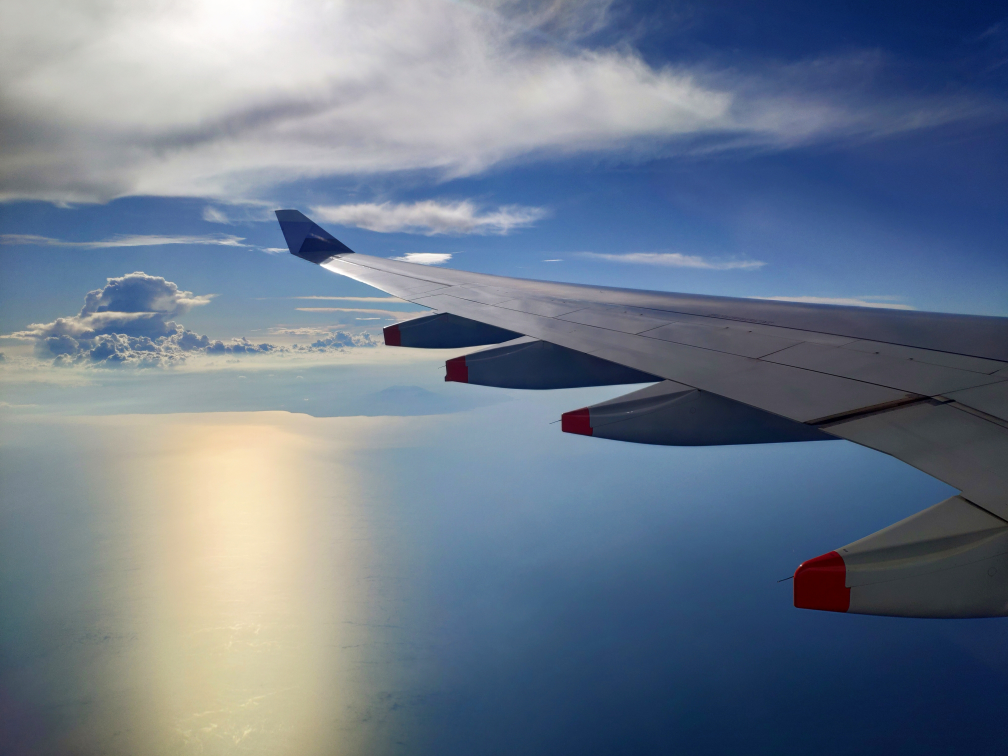
#> input picture img/fly.jpg, 4032 x 3024 px (shown at 1/4 size)
$ python -i ImgFunction.py   (imports and definitions only)
#> lines starting #> are read from the running program, lines starting #| are printed output that depends on the picture; after the words box and inside, x2 and y2 are one past the last pixel; in counts of white or black regions, pixels touching at a corner belong together
#> further down, picture is the input picture: shape (3024, 4032, 3); mean B, G, R 139.9, 122.4, 108.9
import cv2
import numpy as np
import math

'''
img:    input image
coordinate: (y,x)
            (0,0)---------(0,x)
              l             l
              l             l
              l             l
            (y,0)---------(y,x)
'''
# [6 lines left out: function crop_img, not called in this run]


'''
img:    input image
angle:  rotate angle, + for anti-clockwise, - for clockwise
'''
# [11 lines left out: function rotate_img, not called in this run]

'''
img:    input image
scale:  scale factor 1~100
'''
# [11 lines left out: function resize_img, not called in this run]

'''
img:    input image
scale:  scale factor 0.01~100
'''
# [16 lines left out: function modify_intensity, not called in this run]


'''
scale:  -scale percent ~ +scale persent
'''
# [18 lines left out: function modify_lightness, not called in this run]


'''
scale:  -scale percent ~ +scale persent
'''
# [19 lines left out: function modify_saturation, not called in this run]

'''
B, G ,R:    -255 ~ +255
'''
# [80 lines left out: functions modify_color_temperature, gaussian_noise, not called in this run]


'''
contrast    : -255~255
'''
# [23 lines left out: function modify_contrast, not called in this run]


def reduce_highlights(img, alpha = 0.2, beta = 0.4):

#> called with alpha = 0.2, beta = 0.4
    alpha = float(np.clip(alpha, 0 , 2))
    beta = float(np.clip(beta, 0 , 2))

    img_gray = cv2.cvtColor(img, cv2.COLOR_BGR2GRAY)  # 先轉成灰階處理
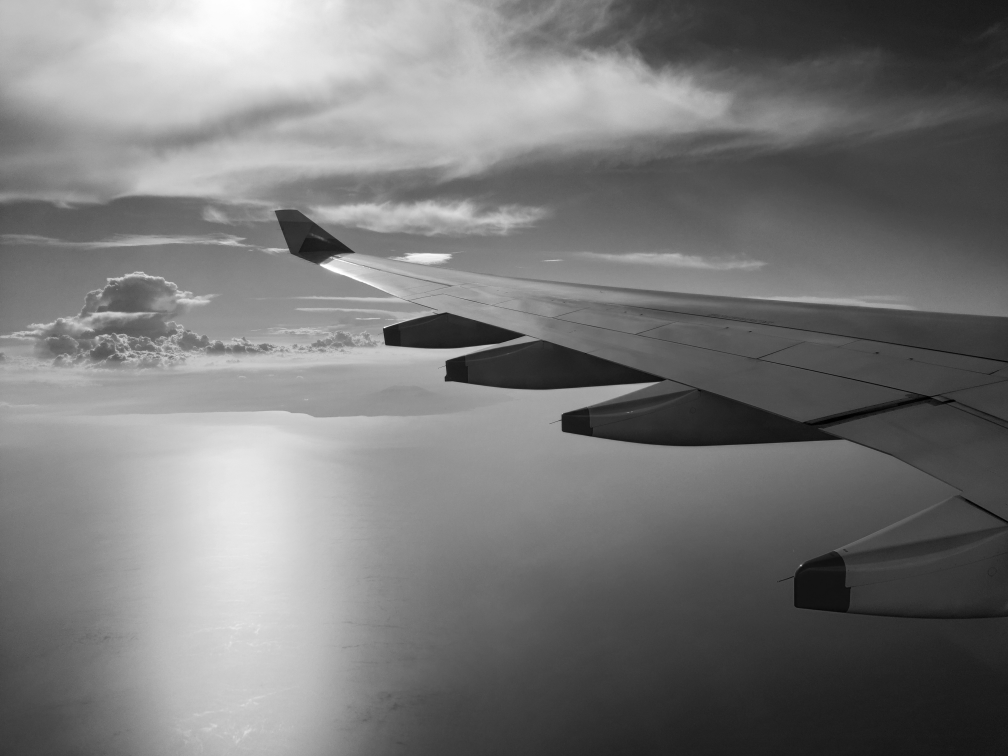
#> img_gray: shape (3024, 4032) (shown at 1/4 size); min 0, max 255, mean 120.4
    ret, thresh = cv2.threshold(img_gray, 200, 255, 0)  # 利用 threshold 過濾出高光的部分，目前設定高於 200 即為高光
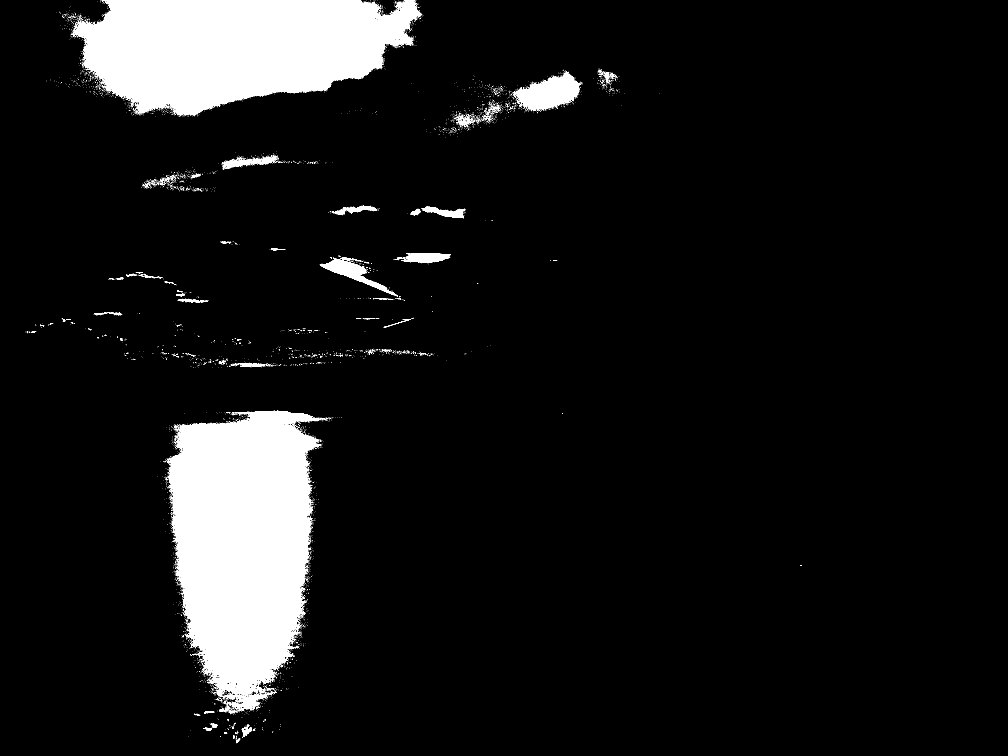
#> thresh: shape (3024, 4032) (shown at 1/4 size); 8.3% white; 7961 white regions (7824 under 20 px)
    contours, hierarchy  = cv2.findContours(thresh.copy(),cv2.RETR_EXTERNAL, cv2.CHAIN_APPROX_SIMPLE)
#> contours = 7923 contours, 7855 with area under 20; largest, box (x1, y1, x2, y2) and area: (670, 1643, 1285, 2787) 497068, (299, 0, 1682, 462) 447612, (2064, 291, 2324, 444) 20974, (1279, 1031, 1591, 1187) 9860, (1605, 1013, 1804, 1051) 5040
    img_zero = np.zeros(img.shape, dtype=np.uint8)

#     print(len(contours))

    for contour in contours:
        x, y, w, h = cv2.boundingRect(contour)
        img_zero[y:y+h, x:x+w] = 255
        mask = img_zero
#> this loop made 7923 passes
#> (x, y, w, h) on passes 1, 3, 5: (958, 2961, 1, 1), (944, 2954, 17, 19), (943, 2951, 2, 6)
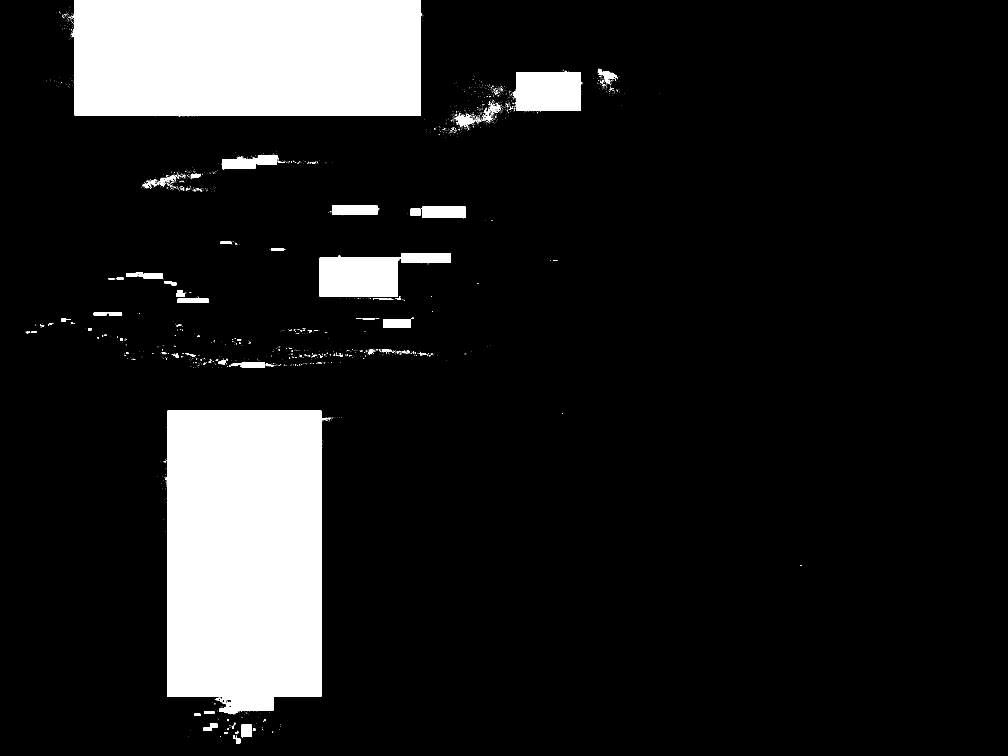
#> img_zero: shape (3024, 4032, 3) (shown at 1/4 size); 12.4% white; 2829 white regions (2672 under 20 px), largest, box (x1, y1, x2, y2) and area: (667, 1643, 1287, 2854) 714476, (287, 0, 1688, 464) 639224, (1279, 1013, 1804, 1187) 56528

    # alpha，beta 共同決定高光消除後的模糊程度
    # alpha: 亮度的缩放因子，默認是 0.2， 範圍[0, 2], 值越大，亮度越低
    # beta:  亮度缩放後加上的参数，默認是 0.4， 範圍[0, 2]，值越大，亮度越低
#> (the run stopped early here; a loop or call above may not have finished)
